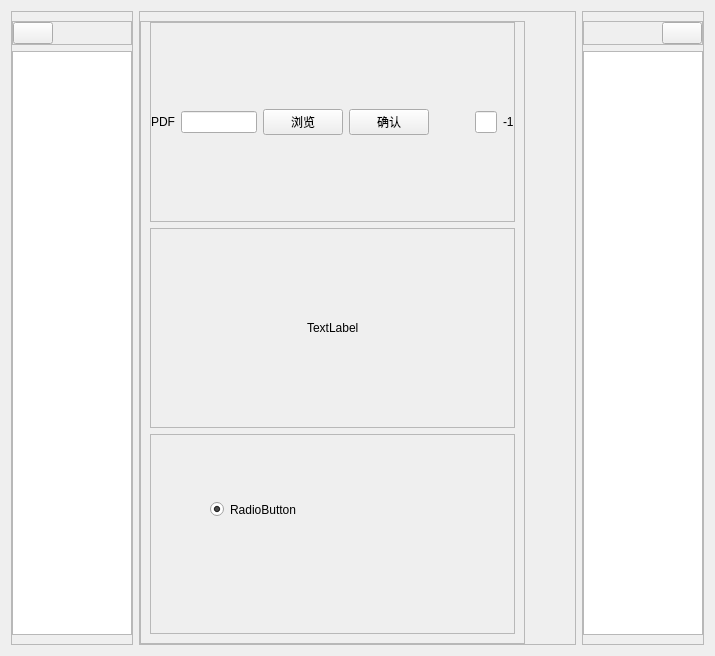
<?xml version="1.0" encoding="UTF-8"?>
<ui version="4.0">
 <class>Form</class>
 <widget class="QWidget" name="Form">
  <property name="geometry">
   <rect>
    <x>0</x>
    <y>0</y>
    <width>715</width>
    <height>656</height>
   </rect>
  </property>
  <property name="windowTitle">
   <string>Form</string>
  </property>
  <layout class="QHBoxLayout" name="horizontalLayout_3" stretch="0,0,0">
   <item>
    <widget class="QFrame" name="frame_7">
     <property name="frameShape">
      <enum>QFrame::StyledPanel</enum>
     </property>
     <property name="frameShadow">
      <enum>QFrame::Raised</enum>
     </property>
     <layout class="QVBoxLayout" name="verticalLayout_3">
      <property name="leftMargin">
       <number>0</number>
      </property>
      <property name="rightMargin">
       <number>0</number>
      </property>
      <item>
       <widget class="QFrame" name="frame_8">
        <property name="frameShape">
         <enum>QFrame::StyledPanel</enum>
        </property>
        <property name="frameShadow">
         <enum>QFrame::Raised</enum>
        </property>
        <layout class="QHBoxLayout" name="horizontalLayout_6">
         <property name="leftMargin">
          <number>0</number>
         </property>
         <property name="topMargin">
          <number>0</number>
         </property>
         <property name="rightMargin">
          <number>0</number>
         </property>
         <property name="bottomMargin">
          <number>0</number>
         </property>
         <item>
          <widget class="QPushButton" name="pushButton_4">
           <property name="text">
            <string/>
           </property>
           <property name="icon">
            <iconset resource="src.qrc">
             <normaloff>:/image/img/indent-decrease.svg</normaloff>:/image/img/indent-decrease.svg</iconset>
           </property>
           <property name="checkable">
            <bool>true</bool>
           </property>
          </widget>
         </item>
         <item>
          <spacer name="horizontalSpacer_4">
           <property name="orientation">
            <enum>Qt::Horizontal</enum>
           </property>
           <property name="sizeHint" stdset="0">
            <size>
             <width>40</width>
             <height>20</height>
            </size>
           </property>
          </spacer>
         </item>
        </layout>
       </widget>
      </item>
      <item>
       <widget class="DragListWidget" name="listWidget">
        <property name="cursor" stdset="0">
         <cursorShape>PointingHandCursor</cursorShape>
        </property>
        <property name="focusPolicy">
         <enum>Qt::StrongFocus</enum>
        </property>
        <property name="dragEnabled">
         <bool>true</bool>
        </property>
        <property name="flow">
         <enum>QListView::TopToBottom</enum>
        </property>
        <property name="resizeMode">
         <enum>QListView::Fixed</enum>
        </property>
       </widget>
      </item>
     </layout>
    </widget>
   </item>
   <item>
    <widget class="QFrame" name="frame_3">
     <property name="frameShape">
      <enum>QFrame::StyledPanel</enum>
     </property>
     <property name="frameShadow">
      <enum>QFrame::Raised</enum>
     </property>
     <layout class="QHBoxLayout" name="horizontalLayout_2" stretch="30,0">
      <property name="spacing">
       <number>0</number>
      </property>
      <property name="leftMargin">
       <number>0</number>
      </property>
      <property name="rightMargin">
       <number>0</number>
      </property>
      <property name="bottomMargin">
       <number>0</number>
      </property>
      <item>
       <widget class="QFrame" name="frame_2">
        <property name="frameShape">
         <enum>QFrame::StyledPanel</enum>
        </property>
        <property name="frameShadow">
         <enum>QFrame::Raised</enum>
        </property>
        <layout class="QVBoxLayout" name="verticalLayout">
         <property name="topMargin">
          <number>0</number>
         </property>
         <item>
          <widget class="QFrame" name="frame">
           <property name="contextMenuPolicy">
            <enum>Qt::DefaultContextMenu</enum>
           </property>
           <property name="frameShape">
            <enum>QFrame::StyledPanel</enum>
           </property>
           <property name="frameShadow">
            <enum>QFrame::Raised</enum>
           </property>
           <layout class="QHBoxLayout" name="horizontalLayout" stretch="0,9,0,0,0,1,1">
            <property name="leftMargin">
             <number>0</number>
            </property>
            <property name="topMargin">
             <number>0</number>
            </property>
            <property name="rightMargin">
             <number>0</number>
            </property>
            <property name="bottomMargin">
             <number>0</number>
            </property>
            <item>
             <widget class="QLabel" name="label">
              <property name="text">
               <string>PDF</string>
              </property>
             </widget>
            </item>
            <item>
             <widget class="PdfLineEdit" name="lineEdit">
              <property name="font">
               <font>
                <weight>75</weight>
                <bold>true</bold>
               </font>
              </property>
              <property name="contextMenuPolicy">
               <enum>Qt::DefaultContextMenu</enum>
              </property>
              <property name="acceptDrops">
               <bool>true</bool>
              </property>
              <property name="frame">
               <bool>true</bool>
              </property>
              <property name="dragEnabled">
               <bool>true</bool>
              </property>
             </widget>
            </item>
            <item>
             <widget class="QPushButton" name="pushButton">
              <property name="text">
               <string>浏览</string>
              </property>
             </widget>
            </item>
            <item>
             <widget class="QPushButton" name="pushButton_2">
              <property name="text">
               <string>确认</string>
              </property>
             </widget>
            </item>
            <item>
             <spacer name="horizontalSpacer_5">
              <property name="orientation">
               <enum>Qt::Horizontal</enum>
              </property>
              <property name="sizeHint" stdset="0">
               <size>
                <width>40</width>
                <height>20</height>
               </size>
              </property>
             </spacer>
            </item>
            <item>
             <widget class="PageLineEdit" name="lineEdit_2">
              <property name="alignment">
               <set>Qt::AlignRight|Qt::AlignTrailing|Qt::AlignVCenter</set>
              </property>
             </widget>
            </item>
            <item>
             <widget class="QLabel" name="label_2">
              <property name="text">
               <string>-1</string>
              </property>
             </widget>
            </item>
           </layout>
          </widget>
         </item>
         <item>
          <widget class="QFrame" name="frame_4">
           <property name="frameShape">
            <enum>QFrame::StyledPanel</enum>
           </property>
           <property name="frameShadow">
            <enum>QFrame::Raised</enum>
           </property>
           <layout class="QHBoxLayout" name="horizontalLayout_4">
            <item>
             <spacer name="horizontalSpacer_3">
              <property name="orientation">
               <enum>Qt::Horizontal</enum>
              </property>
              <property name="sizeHint" stdset="0">
               <size>
                <width>40</width>
                <height>20</height>
               </size>
              </property>
             </spacer>
            </item>
            <item>
             <widget class="DisplayLabel" name="displayLabel">
              <property name="text">
               <string>TextLabel</string>
              </property>
             </widget>
            </item>
            <item>
             <spacer name="horizontalSpacer_2">
              <property name="orientation">
               <enum>Qt::Horizontal</enum>
              </property>
              <property name="sizeHint" stdset="0">
               <size>
                <width>40</width>
                <height>20</height>
               </size>
              </property>
             </spacer>
            </item>
           </layout>
          </widget>
         </item>
         <item>
          <spacer name="verticalSpacer">
           <property name="orientation">
            <enum>Qt::Vertical</enum>
           </property>
           <property name="sizeType">
            <enum>QSizePolicy::Minimum</enum>
           </property>
           <property name="sizeHint" stdset="0">
            <size>
             <width>20</width>
             <height>0</height>
            </size>
           </property>
          </spacer>
         </item>
         <item>
          <widget class="QFrame" name="frame_9">
           <property name="frameShape">
            <enum>QFrame::StyledPanel</enum>
           </property>
           <property name="frameShadow">
            <enum>QFrame::Raised</enum>
           </property>
           <widget class="QRadioButton" name="radioButton">
            <property name="geometry">
             <rect>
              <x>60</x>
              <y>50</y>
              <width>321</width>
              <height>51</height>
             </rect>
            </property>
            <property name="text">
             <string>RadioButton</string>
            </property>
            <property name="checked">
             <bool>true</bool>
            </property>
            <property name="autoRepeat">
             <bool>false</bool>
            </property>
            <property name="autoExclusive">
             <bool>true</bool>
            </property>
           </widget>
          </widget>
         </item>
        </layout>
       </widget>
      </item>
      <item>
       <spacer name="horizontalSpacer_6">
        <property name="orientation">
         <enum>Qt::Horizontal</enum>
        </property>
        <property name="sizeType">
         <enum>QSizePolicy::Expanding</enum>
        </property>
        <property name="sizeHint" stdset="0">
         <size>
          <width>50</width>
          <height>0</height>
         </size>
        </property>
       </spacer>
      </item>
     </layout>
    </widget>
   </item>
   <item>
    <widget class="QFrame" name="frame_5">
     <property name="frameShape">
      <enum>QFrame::StyledPanel</enum>
     </property>
     <property name="frameShadow">
      <enum>QFrame::Raised</enum>
     </property>
     <layout class="QVBoxLayout" name="verticalLayout_2">
      <property name="leftMargin">
       <number>0</number>
      </property>
      <property name="rightMargin">
       <number>0</number>
      </property>
      <item>
       <widget class="QFrame" name="frame_6">
        <property name="frameShape">
         <enum>QFrame::StyledPanel</enum>
        </property>
        <property name="frameShadow">
         <enum>QFrame::Raised</enum>
        </property>
        <layout class="QHBoxLayout" name="horizontalLayout_5">
         <property name="leftMargin">
          <number>0</number>
         </property>
         <property name="topMargin">
          <number>0</number>
         </property>
         <property name="rightMargin">
          <number>0</number>
         </property>
         <property name="bottomMargin">
          <number>0</number>
         </property>
         <item>
          <spacer name="horizontalSpacer">
           <property name="orientation">
            <enum>Qt::Horizontal</enum>
           </property>
           <property name="sizeHint" stdset="0">
            <size>
             <width>40</width>
             <height>20</height>
            </size>
           </property>
          </spacer>
         </item>
         <item>
          <widget class="QPushButton" name="pushButton_3">
           <property name="text">
            <string/>
           </property>
           <property name="icon">
            <iconset resource="src.qrc">
             <normaloff>:/image/img/indent-increase.svg</normaloff>:/image/img/indent-increase.svg</iconset>
           </property>
           <property name="checkable">
            <bool>true</bool>
           </property>
          </widget>
         </item>
        </layout>
       </widget>
      </item>
      <item>
       <widget class="QTextBrowser" name="textBrowser"/>
      </item>
     </layout>
    </widget>
   </item>
  </layout>
 </widget>
 <customwidgets>
  <customwidget>
   <class>DisplayLabel</class>
   <extends>QLabel</extends>
   <header location="global">customwidgets</header>
  </customwidget>
  <customwidget>
   <class>DragListWidget</class>
   <extends>QListWidget</extends>
   <header location="global">customwidgets</header>
  </customwidget>
  <customwidget>
   <class>PdfLineEdit</class>
   <extends>QLineEdit</extends>
   <header location="global">customwidgets</header>
  </customwidget>
  <customwidget>
   <class>PageLineEdit</class>
   <extends>QLineEdit</extends>
   <header location="global">customwidgets</header>
  </customwidget>
 </customwidgets>
 <resources>
  <include location="src.qrc"/>
 </resources>
 <connections>
  <connection>
   <sender>pushButton</sender>
   <signal>clicked()</signal>
   <receiver>Form</receiver>
   <slot>openSlot()</slot>
   <hints>
    <hint type="sourcelabel">
     <x>397</x>
     <y>47</y>
    </hint>
    <hint type="destinationlabel">
     <x>373</x>
     <y>0</y>
    </hint>
   </hints>
  </connection>
  <connection>
   <sender>pushButton_2</sender>
   <signal>clicked()</signal>
   <receiver>Form</receiver>
   <slot>confirmSlot()</slot>
   <hints>
    <hint type="sourcelabel">
     <x>487</x>
     <y>47</y>
    </hint>
    <hint type="destinationlabel">
     <x>428</x>
     <y>0</y>
    </hint>
   </hints>
  </connection>
  <connection>
   <sender>pushButton_4</sender>
   <signal>clicked()</signal>
   <receiver>Form</receiver>
   <slot>leftAnSlot()</slot>
   <hints>
    <hint type="sourcelabel">
     <x>52</x>
     <y>36</y>
    </hint>
    <hint type="destinationlabel">
     <x>159</x>
     <y>-9</y>
    </hint>
   </hints>
  </connection>
  <connection>
   <sender>pushButton_3</sender>
   <signal>clicked()</signal>
   <receiver>Form</receiver>
   <slot>rightAnSlot()</slot>
   <hints>
    <hint type="sourcelabel">
     <x>673</x>
     <y>35</y>
    </hint>
    <hint type="destinationlabel">
     <x>583</x>
     <y>-9</y>
    </hint>
   </hints>
  </connection>
 </connections>
 <slots>
  <slot>openSlot()</slot>
  <slot>confirmSlot()</slot>
  <slot>leftAnSlot()</slot>
  <slot>rightAnSlot()</slot>
 </slots>
</ui>
